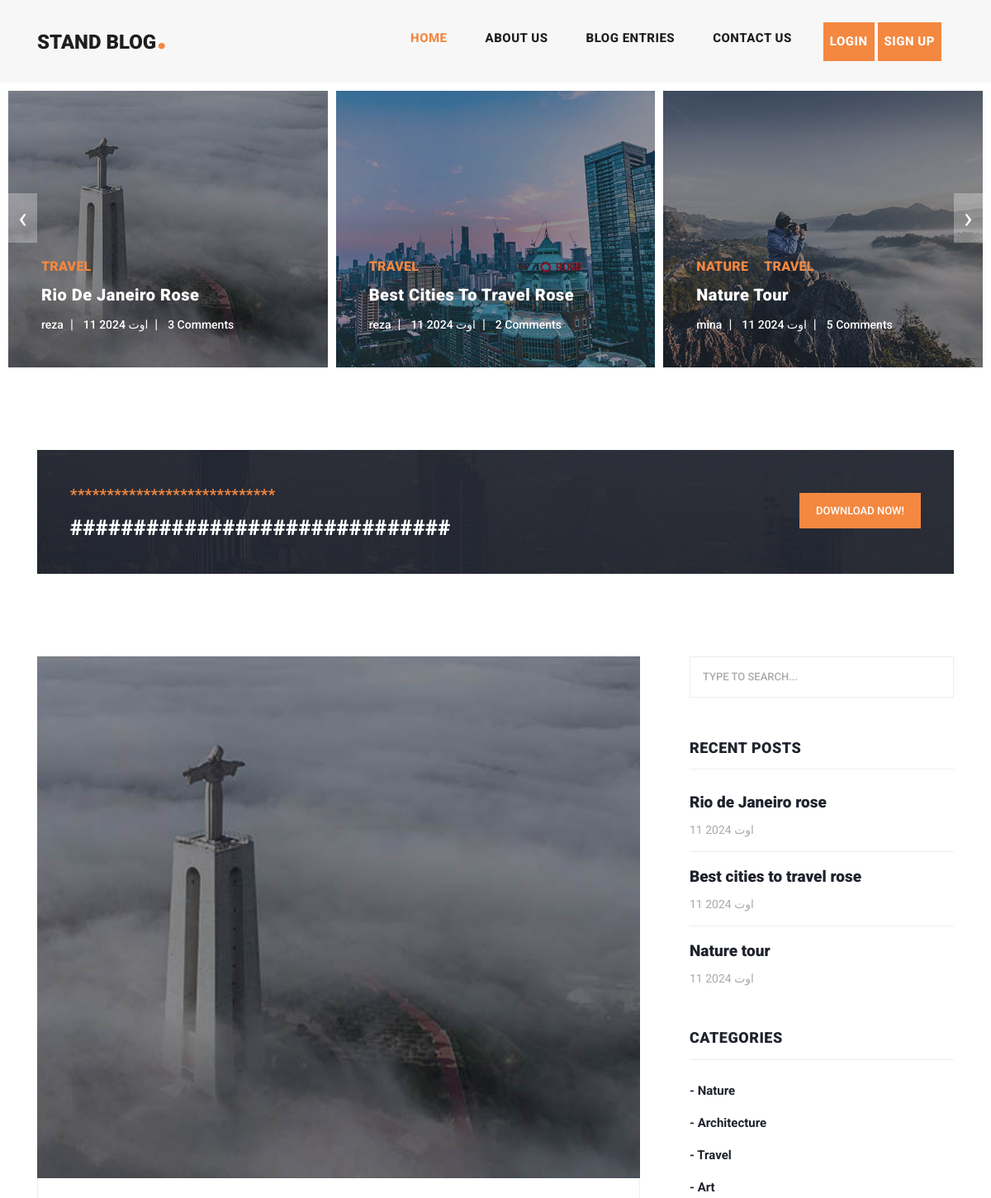
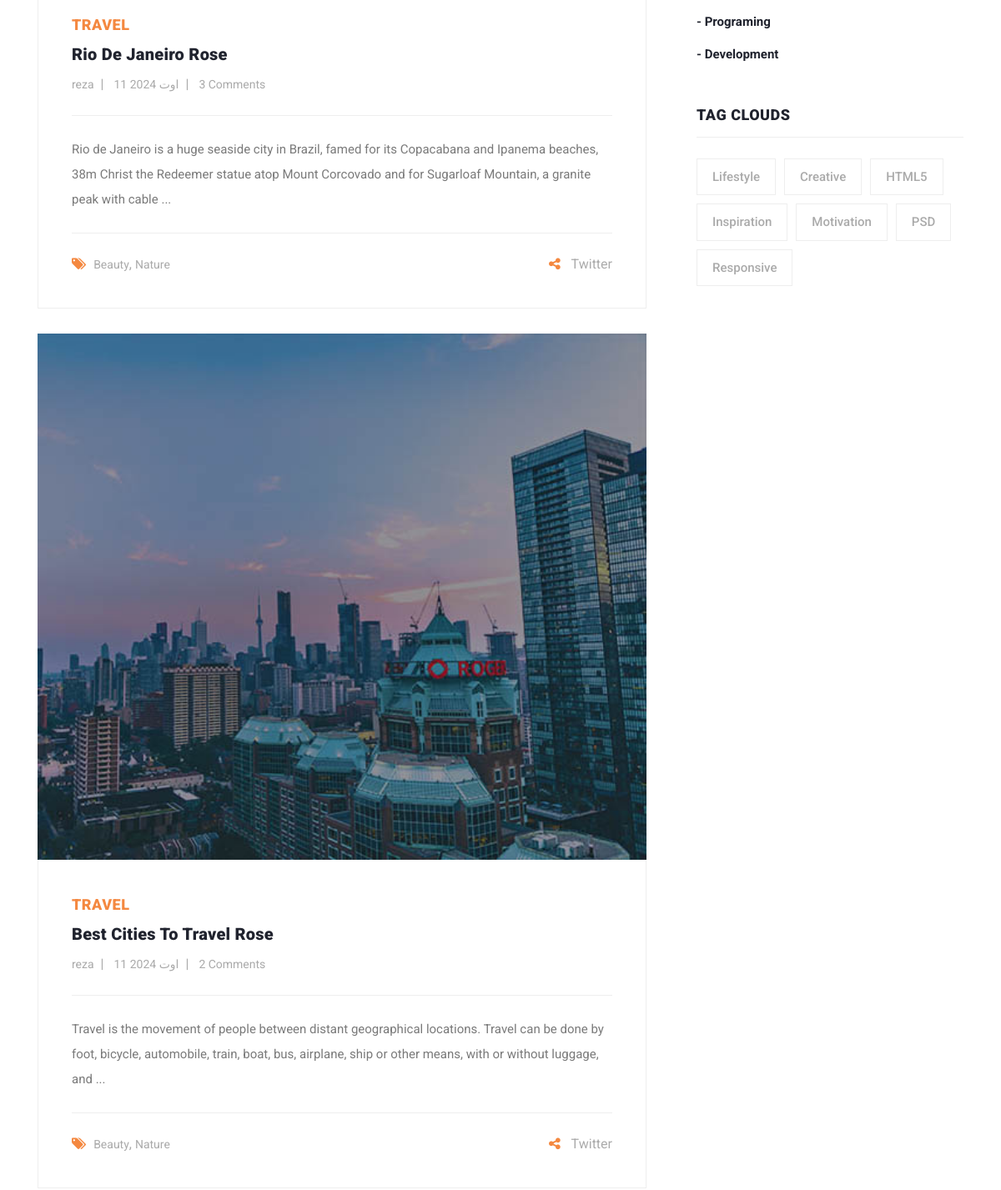
The app's page / (upper part), older data (2 pictures, top to bottom).
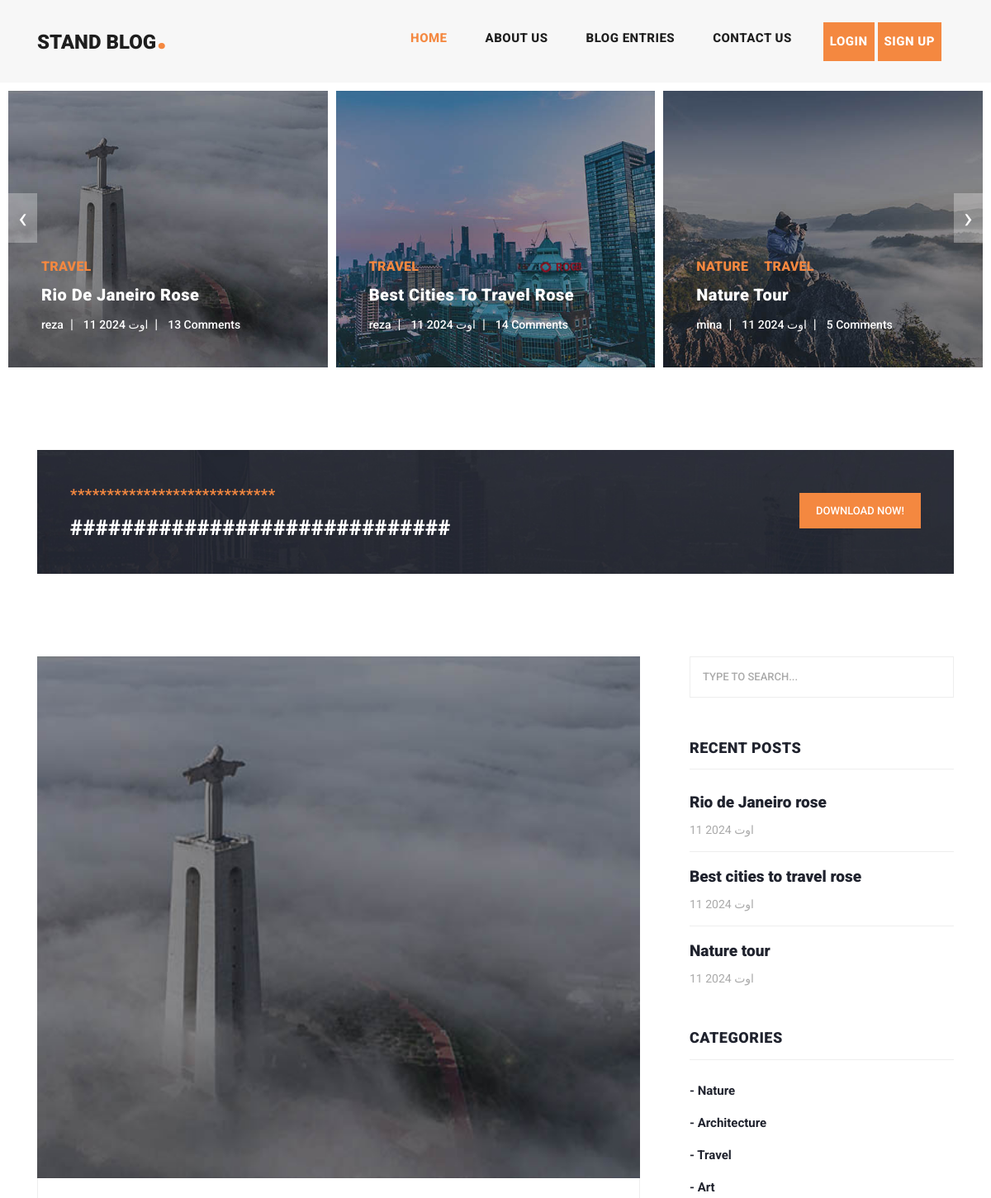
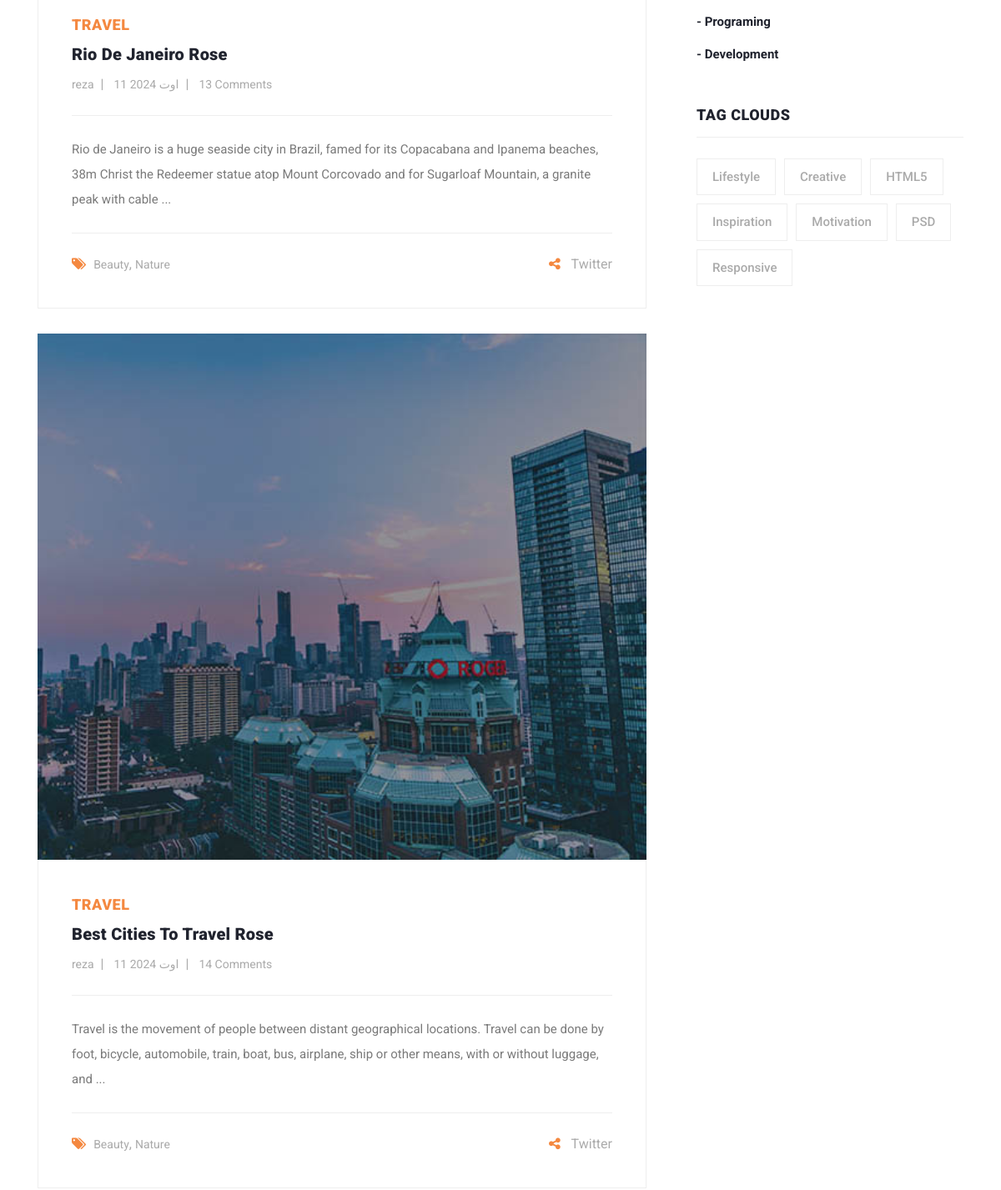
The same page, newer data (2 pictures, top to bottom).
### blog_app/models.py (models this page shows, shortened)
class Post(models.Model):
    author = models.ForeignKey(User, on_delete=models.CASCADE)
    title = models.CharField(max_length=100, unique_for_date='pub_date')
    category = models.ManyToManyField(Category)
    body = models.TextField()
    image = models.ImageField(upload_to='img/post')
    published = models.BooleanField(default=True)
    created = models.DateField(auto_now_add=True, verbose_name='تاریخ ایجاد')
    updated = models.DateField(auto_now=True)
    pub_date = models.DateField(default=timezone.now())
    slug = models.SlugField(unique=True, null=True, blank=True)
    objects = ModelManager()
    class Meta:
        ordering = ('created',)
        verbose_name = 'پوست'
        verbose_name_plural = 'پوست ها'
    def get_absolute_url(self):
        return reverse('blog:post_details', kwargs={'slug': self.slug})
    def show_image(self):
        return format_html(f'<img src="{self.image.url}" width="12%" alt="تصویر ندارد"/>')
    show_image.short_description = 'تصویر'

### home_app/views.py (the view)
# urls.py: 2. Add a URL to urlpatterns:  path('', views.home, name='home')
def home(request):
    posts = Post.objects.all()
    return render(request, template_name='home_app/index.html', context={'posts': posts})

### blog_app/models.py (called while the page is built)
    def __str__(self):
        return self.title

### context_processors/context_processors.py (called while the page is built)
def recent_posts(request):
    return {'recent_posts': Post.objects.order_by('-created')[:3]}

def categorise(request):
    return {'categorise': Category.objects.all()}

### home_app/templatetags/filters.py (called while the page is built)
@register.filter(name='my_cut')
def cut(value, arg):
    try:
        arg = int(arg)
        return value[:arg]
    except IndexError:
        return ''

### home_app/templates/home_app/index.html (shortened to what the changed rows need)
{% extends 'base.html' %}
{% load static %}
{% load social_share %}
{% load filters %}
{% block content %}
    <div class="main-banner header-text">
        <div class="container-fluid">
            <div class="owl-banner owl-carousel">
                {% for post in posts %}
                    <div class="item">
                        <img src="{{ post.image.url }}" alt="">
                        <div class="item-content">
                            <div class="main-content">
                                <div class="meta-category">
                                    {% for cat in post.category.all %}
                                        <span style="margin-right: 15px">{{ cat.title }}</span>
                                    {% endfor %}
                                </div>
                                <a href="{{ post.get_absolute_url }}"><h4>{{ post.title }}</h4></a>
                                <ul class="post-info">
                                    <li><a href="#">{{ post.author }}</a></li>
                                    <li><a href="#">{{ post.created }}</a></li>
                                    <li><a href="#">{{ post.comments.count }} Comments</a></li>
                                </ul>
                            </div>
                        </div>
                    </div>
                {% endfor %}
            </div>
        </div>
    </div>
    <section class="blog-posts">
        <div class="container">
            <div class="row">
                <div class="col-lg-8">
                    <div class="all-blog-posts">
                        <div class="row">
                            {% for post in recent_posts %}
                                <div class="col-lg-12">
                                    <div class="blog-post">
                                        <div class="blog-thumb">
                                            <img src="{{ post.image.url }}" alt="post_image">
                                        </div>
                                        <div class="down-content">
                                            {% for cat in post.category.all %}
                                                <span style="margin-right: 15px">{{ cat }}</span>
                                            {% endfor %}
                                            <a href="{{ post.get_absolute_url }}"><h4>{{ post.title }}</h4>
                                            </a>
                                            <ul class="post-info">
                                                <li><a href="#">{{ post.author }}</a></li>
                                                <li><a href="#">{{ post.created }}</a></li>
                                                <li><a href="#">{{ post.comments.count }} Comments</a></li>
                                            </ul>
                                            <p>{{ post.body|my_cut:200 }} ...</p>
                                            <div class="post-options">
                                                <div class="row">
                                                    <div class="col-6">
                                                        <ul class="post-tags">
                                                            <li><i class="fa fa-tags"></i></li>
                                                            <li><a href="#">Beauty</a>,</li>
                                                            <li><a href="#">Nature</a></li>
                                                        </ul>
                                                    </div>
                                                    <div class="col-6">
                                                        <ul class="post-share">
                                                            <li><i class="fa fa-share-alt"></i></li>
                                                            <li>Twitter</li>
                                                        </ul>
                                                    </div>
                                                </div>
                                            </div>
                                        </div>
                                    </div>
                                </div>
                            {% endfor %}
                        </div>
                    </div>
                </div>
                {% include 'includes/sidebar.html' %}
            </div>
        </div>
    </section>
{% endblock %}

### templates/includes/sidebar.html
<div class="col-lg-4">
    <div class="sidebar">
        <div class="row">
            <div class="col-lg-12">
                <div class="sidebar-item search">
                    <form id="search_form" name="gs" method="GET" action="{% url 'blog:search_posts' %}">
                        <input type="text" name="q" class="searchText"
                               placeholder="type to search..." autocomplete="on">
                    </form>
                </div>
            </div>
            <div class="col-lg-12">
                <div class="sidebar-item recent-posts">
                    <div class="sidebar-heading">
                        <h2>Recent Posts</h2>
                    </div>
                    <div class="content">
                        <ul>
                            {% for post in recent_posts %}
                                <li><a href={{ post.get_absolute_url }}>
                                    <h5>{{ post.title }}</h5>
                                    <span>{{ post.created }}</span>
                                </a></li>
                            {% endfor %}
                        </ul>
                    </div>
                </div>
            </div>
            <div class="col-lg-12">
                <div class="sidebar-item categories">
                    <div class="sidebar-heading">
                        <h2>Categories</h2>
                    </div>
                    <div class="content">
                        <ul>
                            {% for cat in categorise %}
                                <li><a href="{% url 'blog:category_details' cat.pk %}">- {{ cat.title }}</a></li>
                            {% endfor %}
                        </ul>
                    </div>
                </div>
            </div>
            <div class="col-lg-12">
                <div class="sidebar-item tags">
                    <div class="sidebar-heading">
                        <h2>Tag Clouds</h2>
                    </div>
                    <div class="content">
                        <ul>
                            <li><a href="#">Lifestyle</a></li>
                            <li><a href="#">Creative</a></li>
                            <li><a href="#">HTML5</a></li>
                            <li><a href="#">Inspiration</a></li>
                            <li><a href="#">Motivation</a></li>
                            <li><a href="#">PSD</a></li>
                            <li><a href="#">Responsive</a></li>
                        </ul>
                    </div>
                </div>
            </div>
        </div>
    </div>
</div>

Row changes from the older to the newer data that the page shows:
changed Post "Rio De Janeiro Rose": comments.count "3" → "13"
changed Post "Best Cities To Travel Rose": comments.count "2" → "14"
